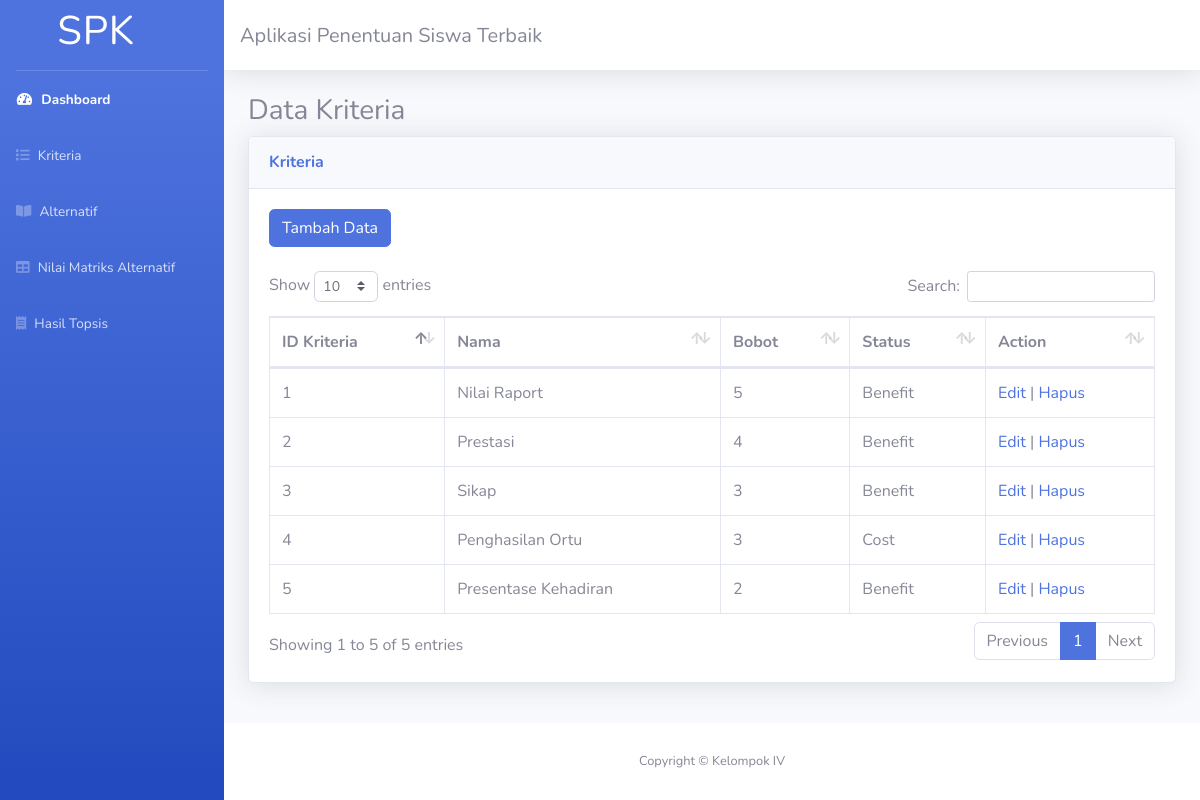
/Presentasi/main/index.php?page=tampil_kriteria, run on the app's committed database.
### tables this page shows
CREATE TABLE `tab_kriteria` (
  `id_kriteria` varchar(10) NOT NULL,
  `nama_kriteria` varchar(50) NOT NULL,
  `bobot` float NOT NULL,
  `status` varchar(20) NOT NULL
);

### Presentasi/main/kriteria/tampil.php (the view, shortened to what this page needs)
 <h3>Data Kriteria</h3>
 <div class="card shadow mb-4">
    <div class="card-header py-3">
        <h6 class="m-0 font-weight-bold text-primary">Kriteria</h6>
    </div>
    <div class="card-body">
        <div class="table-responsive">
            <a href="?page=tambah_kriteria">
                <button class="btn btn-primary">Tambah Data</button>
            </a>
            <br><br>
            <table class="table table-bordered" id="dataTable" width="100%" cellspacing="0">
               <thead>
                    <tr>
                        <th>ID Kriteria</th>
                        <th>Nama</th>
                        <th>Bobot</th>
                        <th>Status</th>
                        <th>Action</th>
                    </tr>
                </thead>
                <tbody>
                  <?php
                     require'../koneksi.php';
                     $query=mysqli_query($koneksi, "SELECT * FROM tab_kriteria");
                     while($tampil=mysqli_fetch_array($query)){
                ?>
                    <tr>
                        <td><?php echo $tampil['id_kriteria']; ?></td>
                        <td><?php echo $tampil['nama_kriteria']; ?></td>
                        <td><?php echo $tampil['bobot']; ?></td>
                        <td><?php echo $tampil['status']; ?></td>
                        <td>
                            <a href="?page=edit_kriteria&id_kriteria=<?php echo $tampil['id_kriteria']; ?>" class="link">Edit</a> |
                            <a href="?page=hapus_kriteria&id_kriteria=<?php echo $tampil['id_kriteria']; ?>" class="link" onclick="return confirm('Apakah anda yakin ingin menghapus data ini?')">Hapus</a>
                        </td>
                <?php } ?>
                    </tr>
                </tbody>
            </table>
        </div>
    </div>
</div>

### data on the page
tab_kriteria: id_kriteria "1", nama_kriteria "Nilai Raport", bobot "5", status "Benefit"
tab_kriteria: id_kriteria "2", nama_kriteria "Prestasi", bobot "4", status "Benefit"
tab_kriteria: id_kriteria "3", nama_kriteria "Sikap", bobot "3", status "Benefit"
tab_kriteria: id_kriteria "4", nama_kriteria "Penghasilan Ortu", bobot "3", status "Cost"
tab_kriteria: id_kriteria "5", nama_kriteria "Presentase Kehadiran", bobot "2", status "Benefit"
